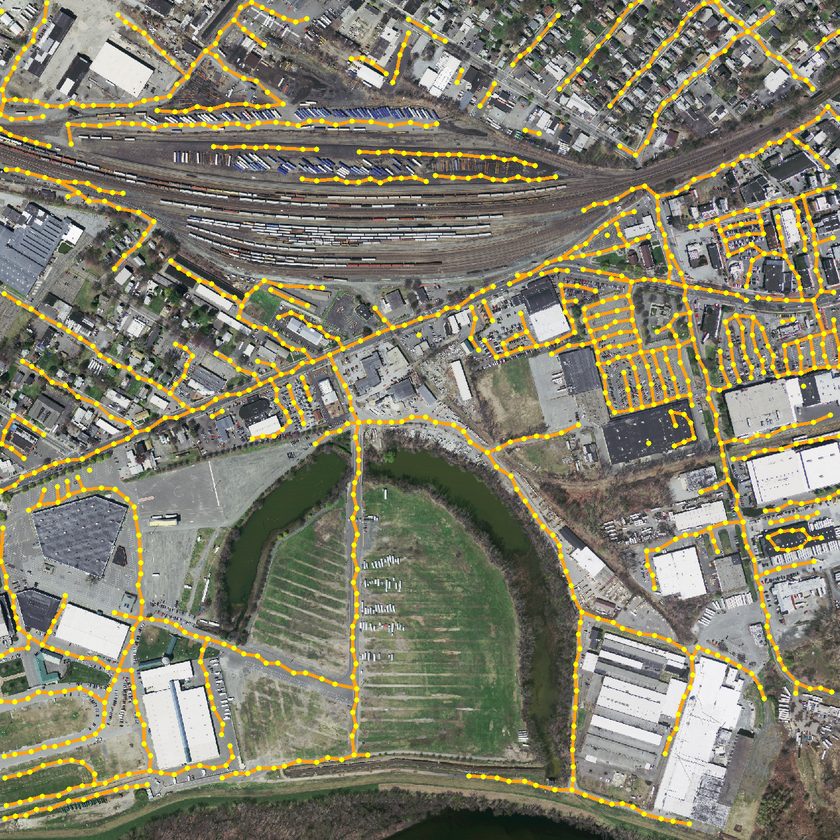
#> input picture presentation/2.png, 840 x 840 px, shrunk from 1280 x 1280 before the run
$ python -i visualize_rf_superpixel_road.py   (imports and definitions only)
#> lines starting #> are read from the running program, lines starting #| are printed output that depends on the picture
"""
Visualize predictions from rf_superpixel_road_classifier.joblib on satellite images.

Mirrors the exact feature extraction used at training time (SLIC superpixels +
9 hand-crafted color/texture/shape features -> RandomForestClassifier), then
overlays predicted road superpixels on the original image.

Usage:
    python visualize_rf_superpixel_road.py --image path/to/tile.tif --model rf_superpixel_road_classifier.joblib
    python visualize_rf_superpixel_road.py --image path/to/tile.tif --model rf.joblib --out result.png --alpha 0.45
    python visualize_rf_superpixel_road.py --image_dir path/to/folder --model rf.joblib --out_dir results/
"""

import argparse
import glob
import os

import joblib
import matplotlib.pyplot as plt
import numpy as np
from PIL import Image
from skimage.color import rgb2gray, rgb2hsv
from skimage.measure import regionprops
from skimage.segmentation import find_boundaries, mark_boundaries, slic

# --- Must match training config exactly (from the extraction script) ---
N_SEGMENTS = 10000
COMPACTNESS = 3.0
SIGMA = 0.5
GLCM_LEVELS = 16
MIN_SUPERPIXEL_SIZE = 20

FEATURE_NAMES = [
    "brightness", "hue", "r_minus_g", "gli", "egi", "tgi",
    "glcm_entropy", "glcm_mean", "aspect_ratio",
]

EPS = 1e-6


def extract_features_for_inference(image_array):
    """
    Same math as the training script's extract_features, minus the label pass.
    Returns:
        feats        : (n_sp, 9) float32 array, one row per superpixel
        superpixel   : (H, W) int array of superpixel ids
        keep_mask    : (n_sp,) bool array — which superpixel ids have valid features
    """
    superpixel = slic(
        image_array,
        n_segments=N_SEGMENTS,
        compactness=COMPACTNESS,
        sigma=SIGMA,
        start_label=0,
        channel_axis=-1,
    )
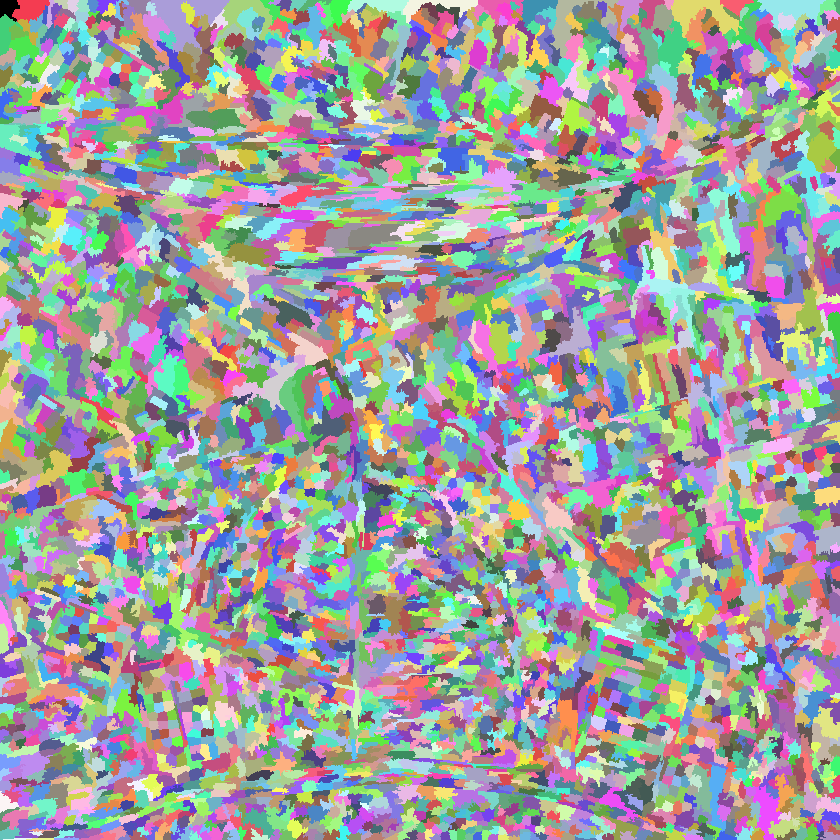
#> superpixel: shape (840, 840) int64; 4945 distinct labels, from 0 to 4944; one colour per label, 0 black

    n_sp = int(superpixel.max()) + 1
#> n_sp = 4945
    labels_flat = superpixel.ravel()
    counts = np.bincount(labels_flat, minlength=n_sp).astype(np.float64)
#> counts = 4945 values, max 1765 at index 10, min 32 at index 945, mean 142.7
    safe_counts = np.maximum(counts, 1.0)
#> safe_counts has the same summary as counts

    def region_mean(per_pixel_array):
        sums = np.bincount(
            labels_flat,
            weights=per_pixel_array.ravel().astype(np.float64),
            minlength=n_sp,
        )
        return sums / safe_counts

    img_f = image_array.astype(np.float64)
    r, g, b = img_f[:, :, 0], img_f[:, :, 1], img_f[:, :, 2]
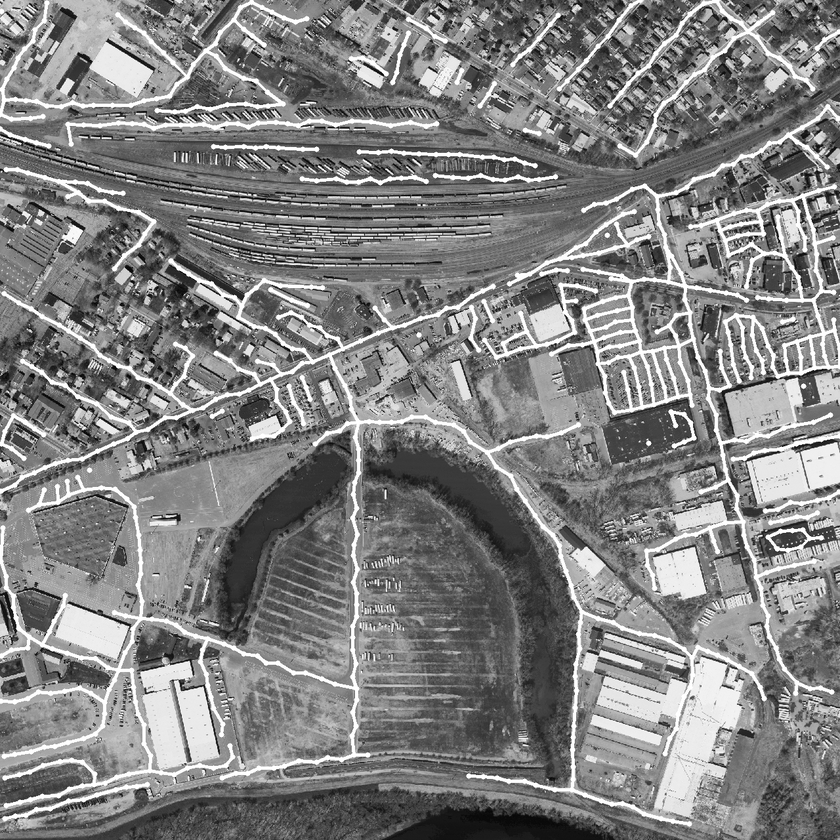
#> r: shape (840, 840) float64; min 0, max 255, mean 129.1
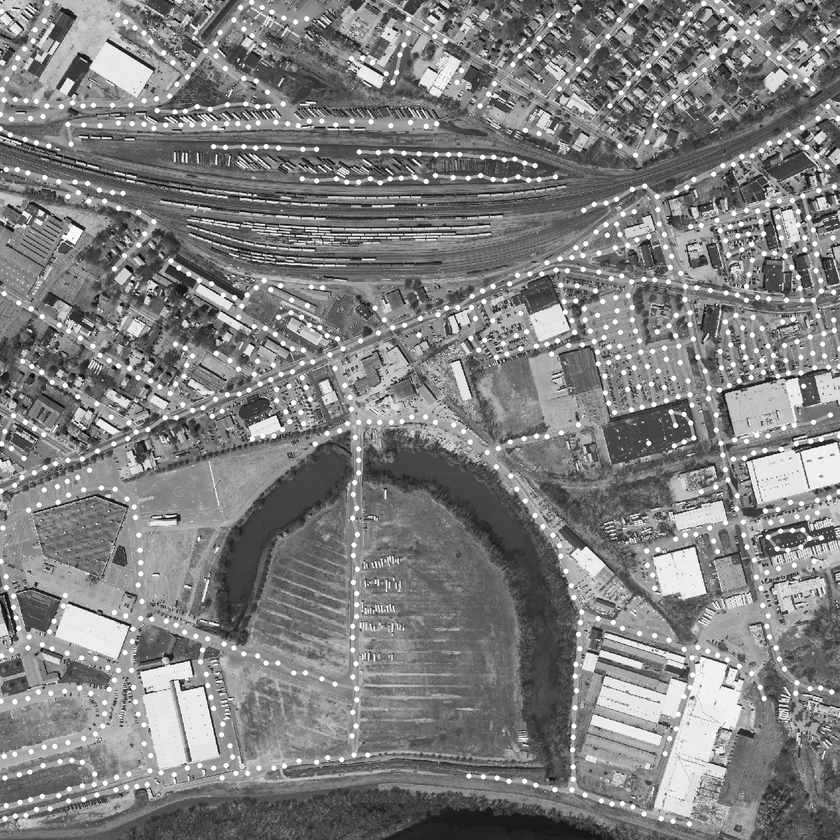
#> g: shape (840, 840) float64; min 1, max 255, mean 126.9
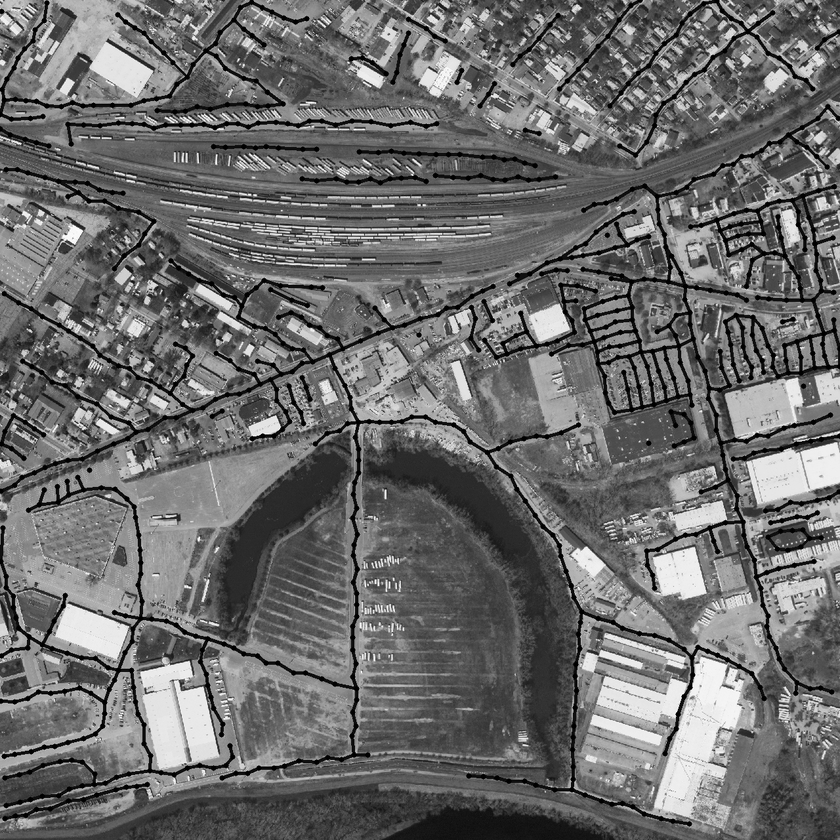
#> b: shape (840, 840) float64; min 0, max 255, mean 108.4

    gray_array = rgb2gray(image_array)
    hsv_array = rgb2hsv(img_f / 255.0)
#> hsv_array: shape (840, 840, 3) float64; mean of channels 0, 1, 2 0.339, 0.192, 0.529

    brightness = region_mean((r + g + b) / 3.0)
#> in region_mean, `sums = np.bincount( labels_flat, weights=per_pixel_array.ravel().astyp..`: sums = 4945 values, max 203099.7 at index 10, min 695 at index 4937, mean 17331.7
#> brightness = 4945 values, max 242.4 at index 3900, min 18.65 at index 4779, mean 118.8
    hue        = region_mean(hsv_array[:, :, 0])
#> hue = 4945 values, max 0.857 at index 775, min 0.0449 at index 4388, mean 0.331
    r_minus_g  = region_mean(r - g)
#> r_minus_g = 4945 values, max 79.72 at index 3970, min -42.35 at index 1561, mean 0.619
    gli        = region_mean((2 * g - r - b) / (2 * g + r + b + EPS))
#> gli = 4945 values, max 0.293 at index 4874, min -0.132 at index 544, mean 0.0353
    egi        = region_mean(2 * g - r - b)
#> egi = 4945 values, max 118.9 at index 752, min -46.94 at index 544, mean 14.69
    tgi        = region_mean(g - 0.39 * r - 0.61 * b)
#> tgi = 4945 values, max 80.34 at index 2565, min -30.15 at index 544, mean 9.09
    glcm_mean  = region_mean(gray_array)
#> glcm_mean = 4945 values, max 0.949 at index 3900, min 0.0872 at index 4937, mean 0.481

    L = GLCM_LEVELS
    q = np.clip((gray_array * (L - 1)).round(), 0, L - 1).astype(np.int64)

    qa = q[:, :-1].ravel()
    qb = q[:, 1:].ravel()
    la = superpixel[:, :-1].ravel()
    lb = superpixel[:, 1:].ravel()

    same = la == lb
    qa, qb, lab = qa[same], qb[same], la[same]

    idx = lab * (L * L) + qa * L + qb
    hist = np.bincount(idx, minlength=n_sp * L * L).reshape(n_sp, L, L).astype(np.float64)
    hist += hist.transpose(0, 2, 1)

    totals = hist.sum(axis=(1, 2), keepdims=True)
#> totals = 4945 values, max 3316 at index 10, min 28 at index 3267, mean 245.9
    p = hist / np.maximum(totals, 1.0)
    logp = np.where(p > 0, np.log2(np.where(p > 0, p, 1.0)), 0.0)
    glcm_entropy = -(p * logp).sum(axis=(1, 2))
#> glcm_entropy = 4945 values, max 6.61 at index 1, min 0 at index 2167, mean 3.21

    major = np.zeros(n_sp, dtype=np.float64)
#> major = 4945 values from 0 to 0
    minor = np.zeros(n_sp, dtype=np.float64)
#> minor = 4945 values from 0 to 0
    for prop in regionprops(superpixel + 1):
        i = prop.label - 1
        if 0 <= i < n_sp:
            # getattr fallback keeps this working across skimage versions
            # (major_axis_length/minor_axis_length were renamed to
            # axis_major_length/axis_minor_length; same values either way)
            major[i] = getattr(prop, "axis_major_length", None) or prop.major_axis_length
            minor[i] = getattr(prop, "axis_minor_length", None) or prop.minor_axis_length
#> after the loop, major = 4945 values, max 99.34 at index 1880, min 7.06 at index 1845, mean 20.81; minor = 4945 values, max 55.44 at index 10, min 0.923 at index 1167, mean 10.31

    with np.errstate(divide="ignore", invalid="ignore"):
        aspect_ratio = np.where(minor > 0, major / np.maximum(minor, EPS), np.nan)
#> aspect_ratio = 4945 values, max 38.12 at index 1167, min 1.01 at index 4823, mean 2.26

    feats = np.stack([
        brightness, hue, r_minus_g, gli, egi, tgi,
        glcm_entropy, glcm_mean, aspect_ratio,
    ], axis=1)

    keep_mask = (counts >= MIN_SUPERPIXEL_SIZE) & np.isfinite(feats).all(axis=1)

    return feats.astype(np.float32), superpixel, keep_mask


# [104 lines left out: functions predict_road_mask, visualize, process_one, main, not called in this run]


# [2 lines not run here, left out]

>>> import cv2
>>> picture = cv2.cvtColor(cv2.imread('../../../presentation/2.png'), cv2.COLOR_BGR2RGB)
>>> result = extract_features_for_inference(picture)
